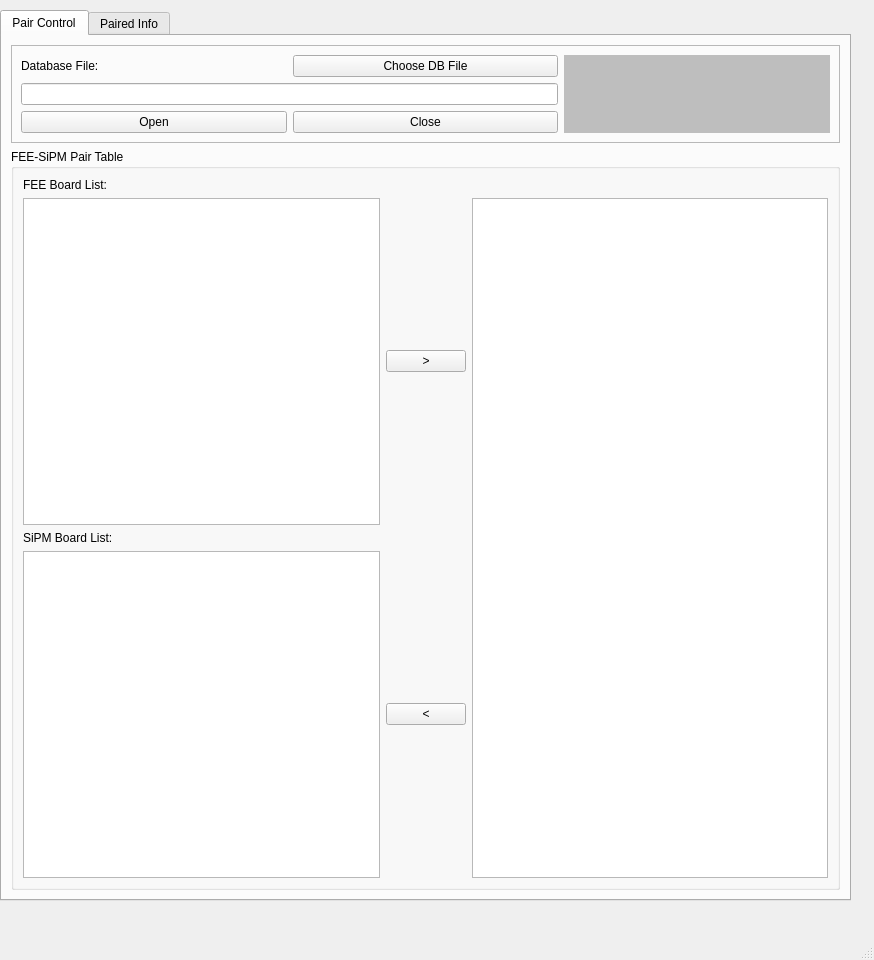
<?xml version="1.0" encoding="UTF-8"?>
<ui version="4.0">
 <class>DBWindow</class>
 <widget class="QMainWindow" name="DBWindow">
  <property name="geometry">
   <rect>
    <x>0</x>
    <y>0</y>
    <width>874</width>
    <height>960</height>
   </rect>
  </property>
  <property name="windowTitle">
   <string>MainWindow</string>
  </property>
  <widget class="QWidget" name="centralwidget">
   <widget class="QTabWidget" name="tabWidget">
    <property name="geometry">
     <rect>
      <x>0</x>
      <y>10</y>
      <width>851</width>
      <height>891</height>
     </rect>
    </property>
    <property name="currentIndex">
     <number>0</number>
    </property>
    <widget class="QWidget" name="tab">
     <attribute name="title">
      <string>Pair Control</string>
     </attribute>
     <layout class="QGridLayout" name="gridLayout_3">
      <item row="0" column="0">
       <widget class="QFrame" name="frame">
        <property name="frameShape">
         <enum>QFrame::StyledPanel</enum>
        </property>
        <property name="frameShadow">
         <enum>QFrame::Raised</enum>
        </property>
        <layout class="QGridLayout" name="gridLayout">
         <item row="0" column="0">
          <widget class="QLabel" name="label_20">
           <property name="text">
            <string>Database File:</string>
           </property>
          </widget>
         </item>
         <item row="0" column="1">
          <widget class="QPushButton" name="btnDBFile">
           <property name="text">
            <string>Choose DB File</string>
           </property>
          </widget>
         </item>
         <item row="1" column="0" colspan="2">
          <widget class="QLineEdit" name="lineDBPath">
           <property name="readOnly">
            <bool>true</bool>
           </property>
          </widget>
         </item>
         <item row="2" column="0">
          <widget class="QPushButton" name="btnOpenDB">
           <property name="text">
            <string>Open</string>
           </property>
          </widget>
         </item>
         <item row="2" column="1">
          <widget class="QPushButton" name="btnCloseDB">
           <property name="text">
            <string>Close</string>
           </property>
          </widget>
         </item>
         <item row="0" column="2" rowspan="3">
          <widget class="QLabel" name="lblDBLED">
           <property name="styleSheet">
            <string notr="true">background-color:rgb(190,190,190)</string>
           </property>
           <property name="text">
            <string/>
           </property>
          </widget>
         </item>
        </layout>
       </widget>
      </item>
      <item row="1" column="0">
       <widget class="QGroupBox" name="groupBox">
        <property name="title">
         <string>FEE-SiPM Pair Table</string>
        </property>
        <layout class="QGridLayout" name="gridLayout_2">
         <item row="0" column="0">
          <widget class="QLabel" name="label">
           <property name="text">
            <string>FEE Board List:</string>
           </property>
          </widget>
         </item>
         <item row="1" column="0">
          <widget class="QListWidget" name="listFEE"/>
         </item>
         <item row="1" column="1">
          <widget class="QPushButton" name="btnBind">
           <property name="text">
            <string>&gt;</string>
           </property>
          </widget>
         </item>
         <item row="1" column="2" rowspan="3">
          <widget class="QListWidget" name="listPair"/>
         </item>
         <item row="2" column="0">
          <widget class="QLabel" name="label_2">
           <property name="text">
            <string>SiPM Board List:</string>
           </property>
          </widget>
         </item>
         <item row="3" column="0">
          <widget class="QListWidget" name="listSiPM"/>
         </item>
         <item row="3" column="1">
          <widget class="QPushButton" name="btnUnbind">
           <property name="text">
            <string>&lt;</string>
           </property>
          </widget>
         </item>
        </layout>
       </widget>
      </item>
     </layout>
    </widget>
    <widget class="QWidget" name="tab_2">
     <attribute name="title">
      <string>Paired Info</string>
     </attribute>
     <widget class="QGroupBox" name="grpChs">
      <property name="geometry">
       <rect>
        <x>10</x>
        <y>50</y>
        <width>801</width>
        <height>801</height>
       </rect>
      </property>
      <property name="title">
       <string>Channel Info</string>
      </property>
      <layout class="QVBoxLayout" name="verticalLayout_13">
       <item>
        <layout class="QGridLayout" name="gridChs"/>
       </item>
      </layout>
     </widget>
     <widget class="QComboBox" name="cbbPair">
      <property name="geometry">
       <rect>
        <x>140</x>
        <y>10</y>
        <width>271</width>
        <height>22</height>
       </rect>
      </property>
     </widget>
     <widget class="QLabel" name="label_3">
      <property name="geometry">
       <rect>
        <x>50</x>
        <y>10</y>
        <width>111</width>
        <height>31</height>
       </rect>
      </property>
      <property name="text">
       <string>Choose Pair:</string>
      </property>
     </widget>
     <widget class="QPushButton" name="btnShow">
      <property name="geometry">
       <rect>
        <x>430</x>
        <y>10</y>
        <width>75</width>
        <height>24</height>
       </rect>
      </property>
      <property name="text">
       <string>Show</string>
      </property>
     </widget>
    </widget>
   </widget>
  </widget>
  <widget class="QMenuBar" name="menubar">
   <property name="geometry">
    <rect>
     <x>0</x>
     <y>0</y>
     <width>874</width>
     <height>22</height>
    </rect>
   </property>
  </widget>
  <widget class="QStatusBar" name="statusbar"/>
 </widget>
 <resources/>
 <connections/>
</ui>
